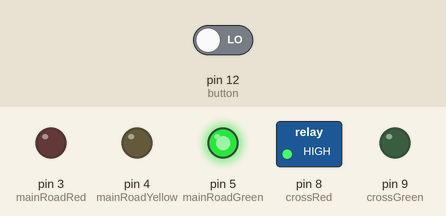
The sketch below on a simulated Arduino Uno, built with avr-gcc and run on an emulated ATmega328P. On the bench: switched loads named in the sketch (green lamp = pin HIGH), output pins drawn as LEDs (lit = HIGH). Inputs (shaded band) come from the test bench; at power-on: pin 12 (button) LOW.

Above: at 4.2 s.
4.3 s: pin 12 (button) driven LOW
5.8 s: pin 12 (button) driven HIGH
At 6.8 s:
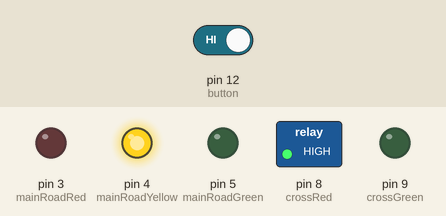
At 9.1 s:
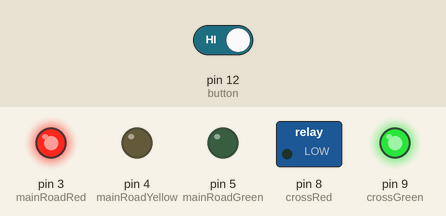
Timing chart, 0 to 19.4 s (numbered marks = the images above; inputs shaded):
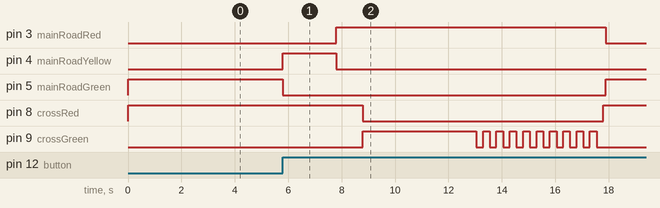

The sketch:

Control_traffic_lights_with_a_push_button.ino
```cpp
/***********************************************************
File name:   08_Control traffic lights with a push button.ino Description:
Lit LED, let LED blinks.
***********************************************************/
int mainRoadRed = 3;
int mainRoadYellow = 4;
int mainRoadGreen = 5;
int crossRed = 8;
int crossGreen = 9;
int button = 12;
int crossTime = 4000;
unsigned long buttonGap ; // collects the time since the button was last pressed

void setup () {
  pinMode(mainRoadRed, OUTPUT);
  pinMode(mainRoadYellow, OUTPUT);
  pinMode(mainRoadGreen, OUTPUT);
  pinMode(crossRed, OUTPUT);
  pinMode(crossGreen, OUTPUT);
  pinMode(button, INPUT);

  digitalWrite(mainRoadGreen,HIGH); //start with green car light on
  digitalWrite(crossRed, HIGH); //start with red ped light on
}

void loop(){
  // check if button is pressed
  int state = digitalRead(button);

   // check if it is over 5 sec since last button press
  if(state==HIGH && (millis() - buttonGap) > 5000) {
    switchLights();
  }
}

void switchLights() {
  digitalWrite(mainRoadGreen,LOW);  //turn off green light in main road
  digitalWrite(mainRoadYellow,HIGH); // turn on yellow light in main road
  delay(2000); //wait 2 seconds

  digitalWrite(mainRoadYellow,LOW); // turn off yellow light in main road
  digitalWrite(mainRoadRed,HIGH); //turn on red light in main road
  delay(1000); //wait 1s before turning on cross pedestrian green light

  digitalWrite(crossRed,LOW); //turn off red  pedestrian light
  digitalWrite(crossGreen,HIGH); //turn on green  pedestrian light
  delay(crossTime); //delay preset time of 4 seconds
  //flashing of green cross pedestrian light
  for (int x=0; x<10; x++){
    digitalWrite(crossGreen,HIGH);
    delay(250);
    digitalWrite(crossGreen,LOW);
    delay(250);
  }

  digitalWrite(crossRed, HIGH); //turn on red  pedestrian light
  delay(100);

  digitalWrite(mainRoadGreen,HIGH); //turn on green light in main road
  digitalWrite(mainRoadRed,LOW); //turn off red light in main road

  buttonGap = millis(); //remember time since recent light switch

}
```

Measured:
- after the input at 4.3 s, every drawn part: stays the same
- after the input at 5.8 s, pin 3 (mainRoadRed): LOW → HIGH after 2.0 s, → LOW 10.1 s later; pin 4 (mainRoadYellow): LOW → HIGH at once, → LOW 2.0 s later
